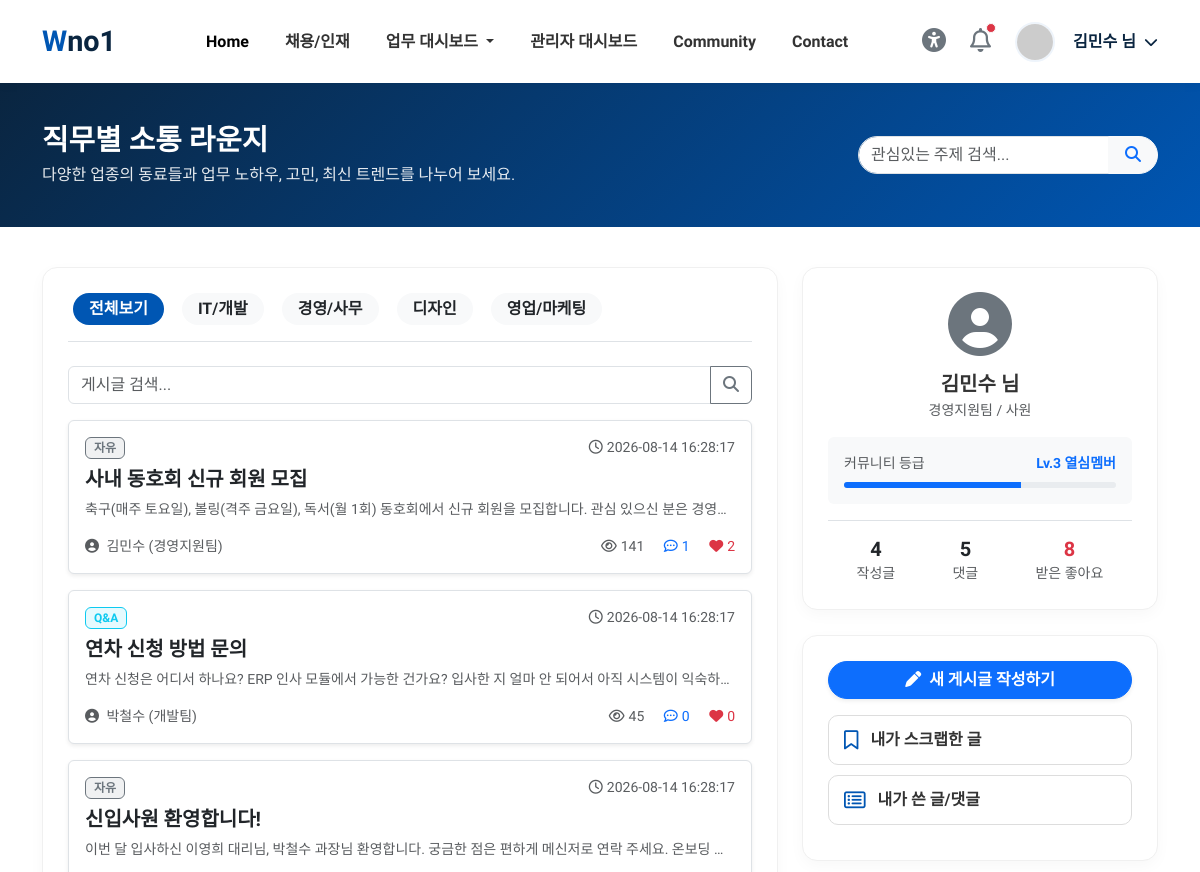
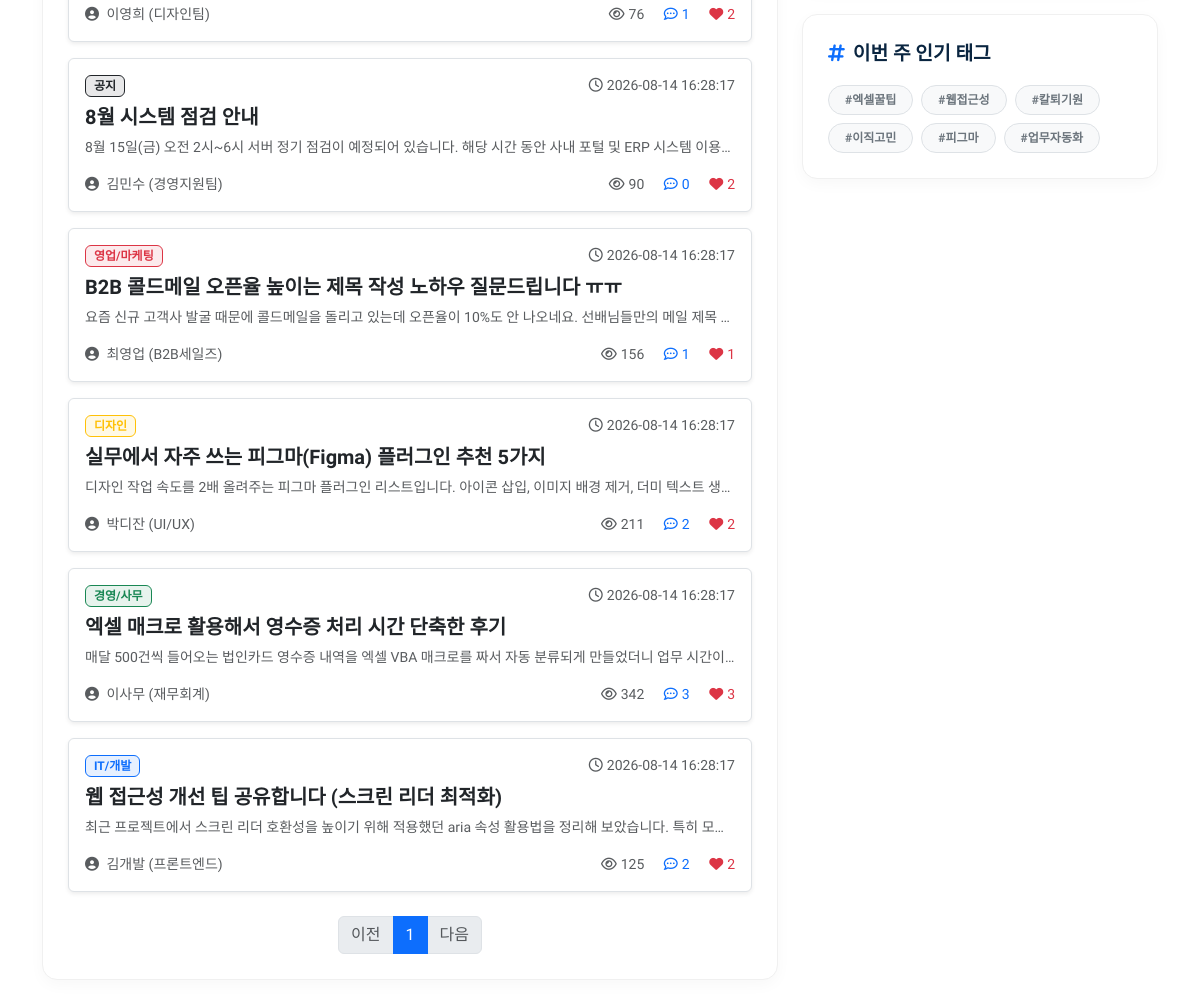
The app's page /community (signed in), older data (2 pictures, top to bottom).
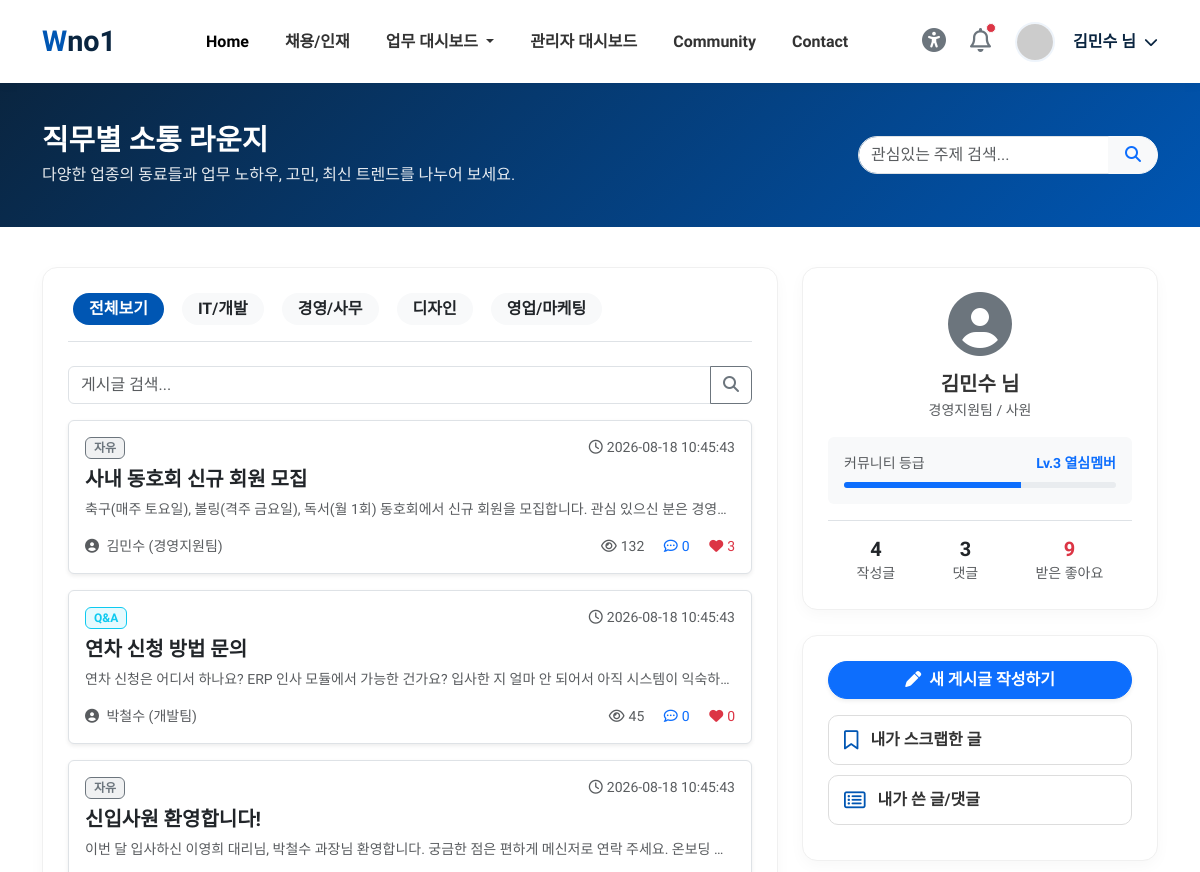
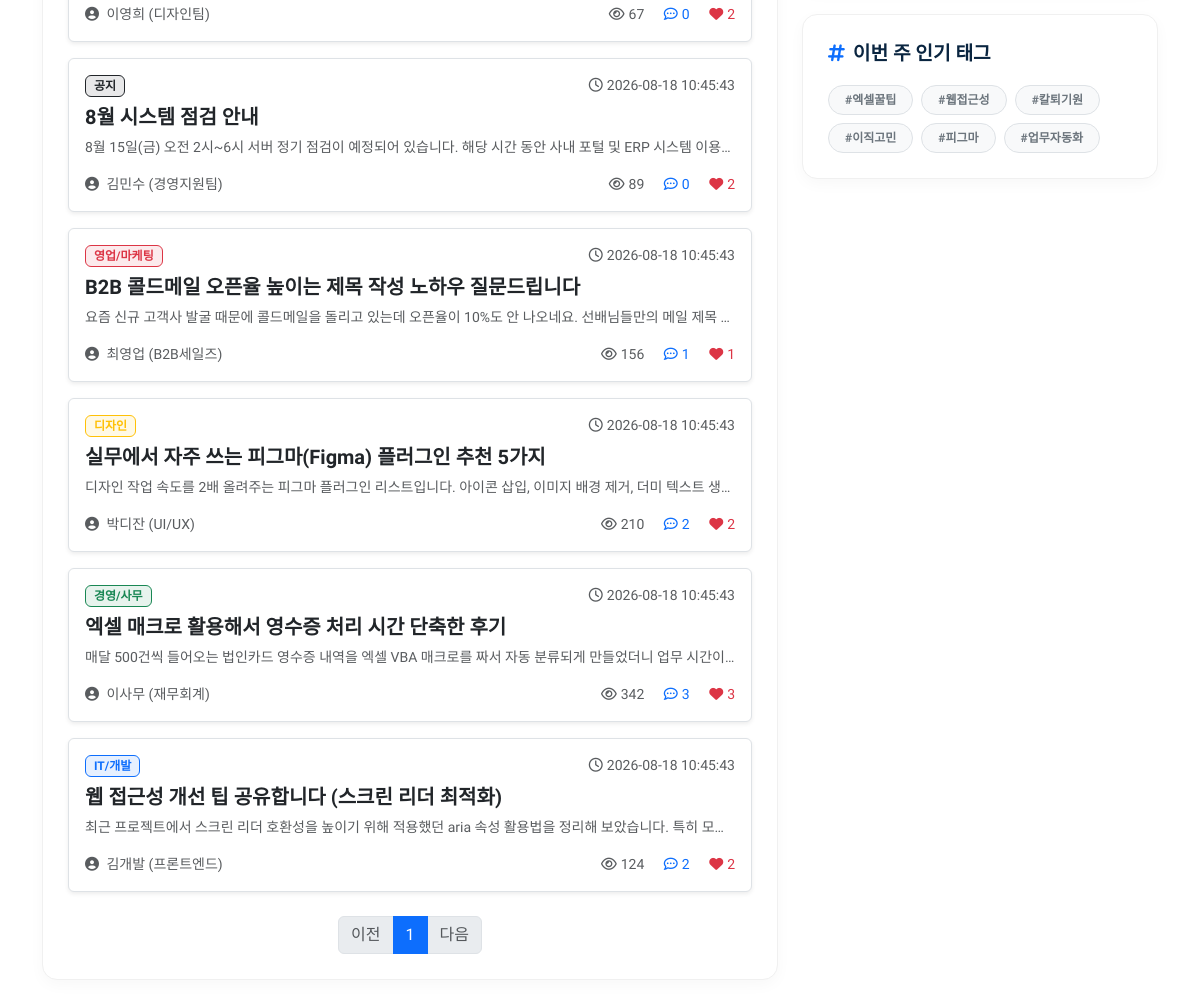
The same page, newer data (2 pictures, top to bottom).
### tables this page shows
CREATE TABLE posts (
        id INTEGER PRIMARY KEY AUTOINCREMENT,
        user_id INTEGER,
        category TEXT DEFAULT 'general',
        title TEXT NOT NULL,
        content TEXT,
        author TEXT DEFAULT '',
        dept TEXT DEFAULT '',
        views INTEGER DEFAULT 0,
        created_at TEXT DEFAULT (datetime('now','localtime'))
    );

### routers/community.py (the view)
@router.get("/community", response_class=HTMLResponse)
async def community(request: Request, category: str = "all", q: str = "", page: int = 1):
    if not check_login(request):
        return RedirectResponse(url="/login", status_code=303)
    u = get_current_user(request)
    uid = u["user_id"]
    conn = get_sqlite()
    per_page = 10
    sql = """SELECT p.*,
        (SELECT COUNT(*) FROM comments c WHERE c.post_id=p.id) AS comment_count,
        (SELECT COUNT(*) FROM post_likes l WHERE l.post_id=p.id) AS like_count,
        u.position AS author_position, u.phone AS author_phone
        FROM posts p LEFT JOIN users u ON u.id=p.user_id WHERE 1=1"""
    params: list = []
    count_params: list = []
    count_sql = "SELECT COUNT(*) FROM posts p WHERE 1=1"
    if category != "all":
        sql += " AND p.category=?"; params.append(category)
        count_sql += " AND p.category=?"; count_params.append(category)
    if q:
        sql += " AND (p.title LIKE '%'||?||'%' OR p.content LIKE '%'||?||'%')"; params += [q, q]
        count_sql += " AND (p.title LIKE '%'||?||'%' OR p.content LIKE '%'||?||'%')"; count_params += [q, q]
    try:
        total = conn.execute(count_sql, count_params).fetchone()[0]
        sql += " ORDER BY p.id DESC LIMIT ? OFFSET ?"; params += [per_page, (page - 1) * per_page]
        posts = [dict(r) for r in conn.execute(sql, params).fetchall()]
        my_post_count = conn.execute("SELECT COUNT(*) FROM posts WHERE user_id=?", (uid,)).fetchone()[0]
        my_comment_count = conn.execute("SELECT COUNT(*) FROM comments WHERE user_id=?", (uid,)).fetchone()[0]
        my_like_received = conn.execute(
            "SELECT COUNT(*) FROM post_likes l JOIN posts p ON p.id=l.post_id WHERE p.user_id=?", (uid,)
        ).fetchone()[0]
    finally:
        conn.close()
    return templates.TemplateResponse(
        request=request, name="/top/community.html", context={
            "request": request, "page_title": "커뮤니티",
            "user_name": u["user_name"],
            "posts": posts, "categories": POST_CATEGORIES,
            "current_category": category, "q": q, "page": page,
            "total_pages": max(1, (total + per_page - 1) // per_page),
            "my_post_count": my_post_count,
            "my_comment_count": my_comment_count,
            "my_like_received": my_like_received,
        }
    )

### templates/top/community.html (shortened to what this page needs)
<!DOCTYPE html>
<html lang="ko">
{% include 'common/header.html' %}
<body>
{% include 'common/topbar.html' %}
<div class="dash-header">
    <div class="container d-flex justify-content-between align-items-center flex-wrap gap-3">
        <div>
            <h2>직무별 소통 라운지</h2>
            <p>다양한 업종의 동료들과 업무 노하우, 고민, 최신 트렌드를 나누어 보세요.</p>
        </div>
        <form class="input-group" style="max-width: 300px;" action="/community" method="get">
            <input type="text" class="form-control rounded-start-pill pl-3" name="q" placeholder="관심있는 주제 검색..." value="{{ q }}">
            <button class="btn btn-light rounded-end-pill px-3 text-primary" type="submit"><i class="fas fa-search"></i></button>
        </form>
    </div>
</div>
<div class="container pb-5">
    <div class="row mt-2">
        <div class="col-lg-8">
            <div class="content-card">
                <div class="d-flex justify-content-between align-items-center mb-4 border-bottom pb-3">
                    <ul class="nav nav-pills gap-2" id="communityTabs">
                        <li class="nav-item">
                            <a class="nav-link {% if current_category == 'all' %}active{% else %}text-dark bg-light{% endif %} rounded-pill px-3 py-1" href="/community?category=all">전체보기</a>
                        </li>
                        <li class="nav-item">
                            <a class="nav-link {% if current_category == 'it' %}active{% else %}text-dark bg-light{% endif %} rounded-pill px-3 py-1" href="/community?category=it">IT/개발</a>
                        </li>
                        <li class="nav-item">
                            <a class="nav-link {% if current_category == 'biz' %}active{% else %}text-dark bg-light{% endif %} rounded-pill px-3 py-1" href="/community?category=biz">경영/사무</a>
                        </li>
                        <li class="nav-item">
                            <a class="nav-link {% if current_category == 'design' %}active{% else %}text-dark bg-light{% endif %} rounded-pill px-3 py-1" href="/community?category=design">디자인</a>
                        </li>
                        <li class="nav-item">
                            <a class="nav-link {% if current_category == 'sales' %}active{% else %}text-dark bg-light{% endif %} rounded-pill px-3 py-1" href="/community?category=sales">영업/마케팅</a>
                        </li>
                    </ul>
                </div>
                <form method="get" action="/community" class="mb-3">
                    <div class="input-group">
                        <input type="text" name="q" class="form-control" placeholder="게시글 검색..." value="{{ q }}">
                        <button class="btn btn-outline-secondary" type="submit"><i class="fas fa-search"></i></button>
                    </div>
                </form>
                <div class="post-list">
                    {% for p in posts %}
                    {% set meta = categories.get(p.category, ('자유', 'secondary')) %}
                    <div class="p-3 mb-3 border rounded bg-white post-item shadow-sm">
                        <div class="d-flex justify-content-between mb-2">
                            <span class="badge bg-{{ meta[1] }} bg-opacity-10 text-{{ meta[1] }} border border-{{ meta[1] }} px-2 py-1">{{ meta[0] }}</span>
                            <span class="small text-muted"><i class="far fa-clock me-1"></i>{{ p.created_at }}</span>
                        </div>
                        <h5 class="fw-bold mb-2">
                            <a href="/post/{{ p.id }}" class="text-dark text-decoration-none stretched-link">{{ p.title }}</a>
                        </h5>
                        <p class="text-muted small mb-3 text-truncate">{{ p.content }}</p>
                        <div class="d-flex justify-content-between align-items-center small text-muted">
                            <span>
                                <i class="fas fa-user-circle me-1"></i>
                                <a href="#" class="text-muted text-decoration-none author-link"
                                   style="position:relative; z-index:2;"
                                   data-name="{{ p.author }}"
                                   data-dept="{{ p.dept or '' }}"
                                   data-position="{{ p.author_position or '' }}"
                                   data-phone="{{ p.author_phone or '' }}"
                                   data-bs-toggle="modal" data-bs-target="#profileModal"
                                   onclick="event.stopPropagation();">{{ p.author }}</a>{% if p.dept %} ({{ p.dept }}){% endif %}
                            </span>
                            <div>
                                <span class="me-3"><i class="far fa-eye me-1"></i>{{ p.views }}</span>
                                <span class="me-3 text-primary"><i class="far fa-comment-dots me-1"></i>{{ p.comment_count }}</span>
                                <span class="text-danger"><i class="fas fa-heart me-1"></i>{{ p.like_count }}</span>
                            </div>
                        </div>
                    </div>
                    {% else %}
                    <p class="text-center text-muted py-5">게시글이 없습니다.</p>
                    {% endfor %}
                </div>
                <nav aria-label="Page navigation" class="mt-4">
                    <ul class="pagination justify-content-center mb-0">
                        <li class="page-item {% if page <= 1 %}disabled{% endif %}">
                            <a class="page-link" href="/community?category={{ current_category }}&q={{ q }}&page={{ page-1 }}">이전</a>
                        </li>
                        {% for p in range(1, total_pages+1) %}
                        <li class="page-item {% if p == page %}active{% endif %}">
                            <a class="page-link" href="/community?category={{ current_category }}&q={{ q }}&page={{ p }}">{{ p }}</a>
                        </li>
                        {% endfor %}
                        <li class="page-item {% if page >= total_pages %}disabled{% endif %}">
                            <a class="page-link" href="/community?category={{ current_category }}&q={{ q }}&page={{ page+1 }}">다음</a>
                        </li>
                    </ul>
                </nav>
            </div>
        </div>
        <div class="col-lg-4">
            <div class="content-card text-center py-4">
                <div class="mb-3">
                    <i class="fas fa-user-circle fa-4x text-secondary"></i>
                </div>
                <h5 class="fw-bold mb-1">{{ user_name }} 님</h5>
                <p class="text-muted small mb-3">경영지원팀 / 사원</p>
                <div class="bg-light rounded p-3 mb-3 text-start">
                    <div class="d-flex justify-content-between mb-2">
                        <span class="small text-muted">커뮤니티 등급</span>
                        <span class="small fw-bold text-primary">Lv.3 열심멤버</span>
                    </div>
                    <div class="progress" style="height: 6px;">
                        <div class="progress-bar bg-primary" role="progressbar" style="width: 65%" aria-valuenow="65" aria-valuemin="0" aria-valuemax="100"></div>
                    </div>
                </div>
                <div class="d-flex justify-content-around text-center border-top pt-3">
                    <div>
                        <h5 class="text-dark mb-0 fw-bold">{{ my_post_count }}</h5>
                        <span class="small text-muted">작성글</span>
                    </div>
                    <div>
                        <h5 class="text-dark mb-0 fw-bold">{{ my_comment_count }}</h5>
                        <span class="small text-muted">댓글</span>
                    </div>
                    <div>
                        <h5 class="text-danger mb-0 fw-bold">{{ my_like_received }}</h5>
                        <span class="small text-muted">받은 좋아요</span>
                    </div>
                </div>
            </div>
            <div class="content-card mt-4">
                <a href="/write_post" class="btn btn-primary w-100 rounded-pill mb-3 fw-bold shadow-sm">
                    <i class="fas fa-pen me-2"></i>새 게시글 작성하기
                </a>
                <a href="/my_bookmarks" class="tool-btn">
                    <i class="far fa-bookmark"></i> 내가 스크랩한 글
                </a>
                <a href="/my_posts" class="tool-btn">
                    <i class="far fa-list-alt"></i> 내가 쓴 글/댓글
                </a>
            </div>
            <div class="content-card mt-4">
                <div class="card-title mb-3">
                    <span><i class="fas fa-hashtag me-2 text-primary"></i>이번 주 인기 태그</span>
                </div>
                <div class="d-flex flex-wrap gap-2">
                    <a href="/community?q=엑셀" class="badge tag-badge px-3 py-2 rounded-pill">#엑셀꿀팁</a>
                    <a href="/community?q=접근성" class="badge tag-badge px-3 py-2 rounded-pill">#웹접근성</a>
                    <a href="/community?q=회의" class="badge tag-badge px-3 py-2 rounded-pill">#칼퇴기원</a>
                    <a href="/community?q=이직" class="badge tag-badge px-3 py-2 rounded-pill">#이직고민</a>
                    <a href="/community?q=피그마" class="badge tag-badge px-3 py-2 rounded-pill">#피그마</a>
                    <a href="/community?q=업무자동화" class="badge tag-badge px-3 py-2 rounded-pill">#업무자동화</a>
                </div>
            </div>
        </div>
    </div>
</div>
</body>
</html>

### templates/common/header.html (shortened to what this page needs)
<head>
    <link href="https://cdn.jsdelivr.net/npm/bootstrap@5.3.0/dist/css/bootstrap.min.css" rel="stylesheet">
    <link rel="stylesheet" href="https://cdnjs.cloudflare.com/ajax/libs/font-awesome/6.4.0/css/all.min.css">
</head>

### templates/common/topbar.html (shortened to what this page needs)
<nav class="navbar navbar-expand-lg sticky-top">
    <div class="container">
        <a class="navbar-brand" href="/"><span>W</span>no1</a>
        <div class="collapse navbar-collapse" id="navbarNav">
            <ul class="navbar-nav mx-auto">
                <li class="nav-item"><a class="nav-link active" href="/">Home</a></li>
                <li class="nav-item"><a class="nav-link" href="/resume">채용/인재</a></li>
                <li class="nav-item dropdown">
                    <a class="nav-link dropdown-toggle" href="#" id="erpDropdown" role="button" data-bs-toggle="dropdown" aria-expanded="false">
                        업무 대시보드
                    </a>
                </li>
                <li class="nav-item"><a class="nav-link" href="/manage_dash">관리자 대시보드</a></li>
                <li class="nav-item"><a class="nav-link" href="/community">Community</a></li>
                <li class="nav-item"><a class="nav-link" href="/contact">Contact</a></li>
            </ul>
            <div class="d-flex align-items-center gap-4">
                <a href="/accessibility" class="text-secondary text-decoration-none" title="접근성 설정" data-bs-toggle="tooltip">
                    <i class="fas fa-universal-access fs-4"></i>
                </a>
                <a href="/notifications" class="text-secondary text-decoration-none position-relative">
                    <i class="far fa-bell fs-4"></i>
                    <span class="position-absolute top-0 start-100 translate-middle p-1 bg-danger border border-light rounded-circle">
                    </span>
                </a>
                <div class="dropdown">
                    <div class="user-profile" data-bs-toggle="dropdown" aria-expanded="false" style="cursor: pointer;">
                        <img src="https://ui-avatars.com/api/?name={{ user_name|replace(' ', '+') }}&background=eef4fb&color=0056b3" alt="User" class="rounded-circle" width="32" height="32">
                        <span class="name ms-2">{{ user_name }} 님 <i class="fas fa-chevron-down ms-1 small"></i></span>
                    </div>
                </div>
            </div>
        </div>
    </div>
</nav>

Row changes from the older to the newer data that the page shows:
changed posts "사내 동호회 신규 회원 모집": created_at "2026-08-14 16:28:17" → "2026-08-18 10:45:43"; views "141" → "132"; comment_count "1" → "0"; like_count "2" → "3"
changed posts "연차 신청 방법 문의": created_at "2026-08-14 16:28:17" → "2026-08-18 10:45:43"
changed posts "신입사원 환영합니다!": created_at "2026-08-14 16:28:17" → "2026-08-18 10:45:43"; views "76" → "67"; comment_count "1" → "0"
changed posts "8월 시스템 점검 안내": created_at "2026-08-14 16:28:17" → "2026-08-18 10:45:43"; views "90" → "89"
changed posts "최영업": created_at "2026-08-14 16:28:17" → "2026-08-18 10:45:43"; title "B2B 콜드메일 오픈율 높이는 제목 작성 노하우 질문드립니다 ㅠㅠ" → "B2B 콜드메일 오픈율 높이는 제목 작성 노하우 질문드립니다"
changed posts "실무에서 자주 쓰는 피그마(Figma) 플러그인 추천 5가지": created_at "2026-08-14 16:28:17" → "2026-08-18 10:45:43"; views "211" → "210"
changed posts "엑셀 매크로 활용해서 영수증 처리 시간 단축한 후기": created_at "2026-08-14 16:28:17" → "2026-08-18 10:45:43"
changed posts "웹 접근성 개선 팁 공유합니다 (스크린 리더 최적화)": created_at "2026-08-14 16:28:17" → "2026-08-18 10:45:43"; views "125" → "124"
Text that changed along with them:
{{ my_comment_count }}: "5" → "3"
{{ my_like_received }}: "8" → "9"
